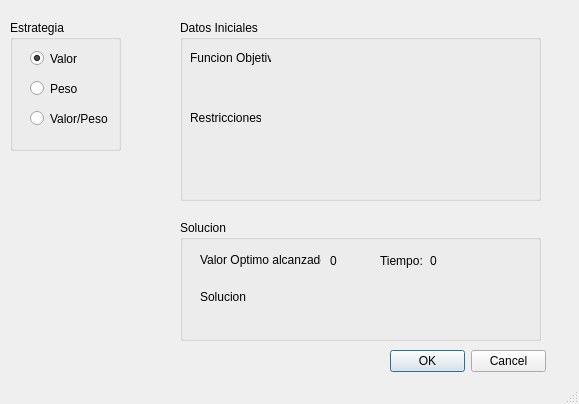
<?xml version="1.0" encoding="UTF-8"?>
<ui version="4.0">
 <class>MainWindow</class>
 <widget class="QMainWindow" name="MainWindow">
  <property name="geometry">
   <rect>
    <x>0</x>
    <y>0</y>
    <width>579</width>
    <height>404</height>
   </rect>
  </property>
  <property name="windowTitle">
   <string>Herraienta de Optimizacion</string>
  </property>
  <widget class="QWidget" name="centralwidget">
   <widget class="QGroupBox" name="groupBox">
    <property name="geometry">
     <rect>
      <x>10</x>
      <y>20</y>
      <width>111</width>
      <height>131</height>
     </rect>
    </property>
    <property name="title">
     <string>Estrategia</string>
    </property>
    <widget class="QRadioButton" name="valor_radioButton">
     <property name="geometry">
      <rect>
       <x>20</x>
       <y>30</y>
       <width>82</width>
       <height>17</height>
      </rect>
     </property>
     <property name="text">
      <string>Valor</string>
     </property>
     <property name="checked">
      <bool>true</bool>
     </property>
    </widget>
    <widget class="QRadioButton" name="peso_radioButton">
     <property name="geometry">
      <rect>
       <x>20</x>
       <y>60</y>
       <width>82</width>
       <height>17</height>
      </rect>
     </property>
     <property name="text">
      <string>Peso</string>
     </property>
    </widget>
    <widget class="QRadioButton" name="vp_radioButton">
     <property name="geometry">
      <rect>
       <x>20</x>
       <y>90</y>
       <width>82</width>
       <height>17</height>
      </rect>
     </property>
     <property name="text">
      <string>Valor/Peso</string>
     </property>
    </widget>
   </widget>
   <widget class="QGroupBox" name="groupBox_7">
    <property name="geometry">
     <rect>
      <x>180</x>
      <y>20</y>
      <width>361</width>
      <height>181</height>
     </rect>
    </property>
    <property name="title">
     <string>Datos Iniciales</string>
    </property>
    <widget class="QLabel" name="label">
     <property name="geometry">
      <rect>
       <x>10</x>
       <y>30</y>
       <width>81</width>
       <height>16</height>
      </rect>
     </property>
     <property name="text">
      <string>Funcion Objetivo</string>
     </property>
    </widget>
    <widget class="QLabel" name="label_2">
     <property name="geometry">
      <rect>
       <x>10</x>
       <y>90</y>
       <width>71</width>
       <height>16</height>
      </rect>
     </property>
     <property name="text">
      <string>Restricciones</string>
     </property>
    </widget>
    <widget class="QLabel" name="fo_label">
     <property name="geometry">
      <rect>
       <x>30</x>
       <y>60</y>
       <width>311</width>
       <height>21</height>
      </rect>
     </property>
     <property name="text">
      <string/>
     </property>
    </widget>
    <widget class="QLabel" name="rest_label">
     <property name="geometry">
      <rect>
       <x>20</x>
       <y>110</y>
       <width>321</width>
       <height>31</height>
      </rect>
     </property>
     <property name="text">
      <string/>
     </property>
    </widget>
   </widget>
   <widget class="QGroupBox" name="groupBox_8">
    <property name="geometry">
     <rect>
      <x>180</x>
      <y>220</y>
      <width>361</width>
      <height>121</height>
     </rect>
    </property>
    <property name="title">
     <string>Solucion</string>
    </property>
    <widget class="QLabel" name="label_3">
     <property name="geometry">
      <rect>
       <x>20</x>
       <y>30</y>
       <width>121</width>
       <height>16</height>
      </rect>
     </property>
     <property name="text">
      <string/>
     </property>
    </widget>
    <widget class="QLabel" name="optimo_label">
     <property name="geometry">
      <rect>
       <x>150</x>
       <y>30</y>
       <width>21</width>
       <height>21</height>
      </rect>
     </property>
     <property name="text">
      <string>0</string>
     </property>
    </widget>
    <widget class="QLabel" name="label_5">
     <property name="geometry">
      <rect>
       <x>20</x>
       <y>30</y>
       <width>121</width>
       <height>20</height>
      </rect>
     </property>
     <property name="text">
      <string>Valor Optimo alcanzado:</string>
     </property>
    </widget>
    <widget class="QLabel" name="label_6">
     <property name="geometry">
      <rect>
       <x>200</x>
       <y>30</y>
       <width>51</width>
       <height>21</height>
      </rect>
     </property>
     <property name="text">
      <string>Tiempo:</string>
     </property>
    </widget>
    <widget class="QLabel" name="tiempo">
     <property name="geometry">
      <rect>
       <x>250</x>
       <y>30</y>
       <width>51</width>
       <height>21</height>
      </rect>
     </property>
     <property name="text">
      <string>0</string>
     </property>
    </widget>
    <widget class="QLabel" name="label_11">
     <property name="geometry">
      <rect>
       <x>20</x>
       <y>70</y>
       <width>46</width>
       <height>13</height>
      </rect>
     </property>
     <property name="text">
      <string>Solucion:</string>
     </property>
    </widget>
    <widget class="QLabel" name="sol">
     <property name="geometry">
      <rect>
       <x>10</x>
       <y>90</y>
       <width>331</width>
       <height>16</height>
      </rect>
     </property>
     <property name="text">
      <string/>
     </property>
    </widget>
   </widget>
   <widget class="QDialogButtonBox" name="buttonBox">
    <property name="geometry">
     <rect>
      <x>390</x>
      <y>350</y>
      <width>156</width>
      <height>23</height>
     </rect>
    </property>
    <property name="standardButtons">
     <set>QDialogButtonBox::Cancel|QDialogButtonBox::Ok</set>
    </property>
   </widget>
  </widget>
  <widget class="QMenuBar" name="menubar">
   <property name="geometry">
    <rect>
     <x>0</x>
     <y>0</y>
     <width>579</width>
     <height>21</height>
    </rect>
   </property>
  </widget>
  <widget class="QStatusBar" name="statusbar"/>
 </widget>
 <resources/>
 <connections/>
</ui>
